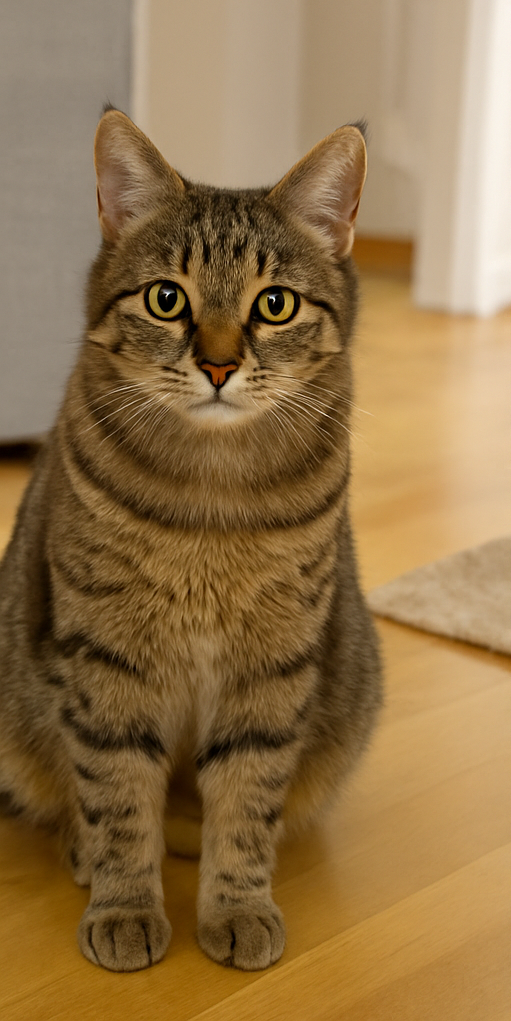
#> input picture image.png, 511 x 1021 px, given in place of image.jpg, which was not available
$ python cartoon_sketch.py --input path/to/image.jpg
#> lines starting #> are read from the running program, lines starting #| are printed output that depends on the picture; after the words box and inside, x2 and y2 are one past the last pixel; in counts of white or black regions, pixels touching at a corner belong together; pictures that were not available may be replaced by others from this repository, and a replacement may not be noted
#!/usr/bin/env python3
"""
Karikatür / Sketch Efekti – Mini Proje (OpenCV)
------------------------------------------------
Bu script, bir görüntü üzerinde iki farklı çıktı üretir:
  1) Pencil Sketch (kurşun kalem çizimi etkisi)
  2) Cartoon (çizgi film) etkisi
Ayrıca önce–sonra (yan yana) kolajlarını kaydeder.

Kullanım:
  python cartoon_sketch.py --input path/to/image.jpg

Opsiyonel:
  python cartoon_sketch.py --input image.jpg --show           # Pencerede göster
  python cartoon_sketch.py --input image.jpg --no-save        # Kaydetmeden sadece göster
  python cartoon_sketch.py --webcam                           # Webcam canlı önizleme

Gereksinimler:
  pip install opencv-python numpy

Çıktılar (varsayılan out/ klasörüne kaydedilir):
  - *_sketch.png            : Sketch çıktısı
  - *_cartoon.png           : Cartoon çıktısı
  - *_before_after_sketch.png
  - *_before_after_cartoon.png

Notlar:
  - Sketch: "color dodge" yaklaşımı kullanır (invert + blur + divide)
  - Cartoon: bilateral filter + kenar maskesi (adaptive threshold)
"""

import argparse
import os
from datetime import datetime

import cv2
import numpy as np

try:
    from PIL import Image, ImageDraw, ImageFont
    PIL_AVAILABLE = True
except Exception:
    PIL_AVAILABLE = False


def ensure_out_dir(out_dir: str) -> None:
    os.makedirs(out_dir, exist_ok=True)


def read_image(path: str) -> np.ndarray:
    img = cv2.imread(path, cv2.IMREAD_COLOR)
    if img is None:
        raise FileNotFoundError(f"Görüntü okunamadı: {path}")
    return img


def resize_max(img: np.ndarray, max_side: int = 1280) -> np.ndarray:
    h, w = img.shape[:2]
    scale = min(max_side / max(h, w), 1.0)
    if scale < 1.0:
        img = cv2.resize(img, (int(w * scale), int(h * scale)), interpolation=cv2.INTER_AREA)
    return img


def to_sketch(img_bgr: np.ndarray, blur_ksize: int = 21, blur_sigma: int = 0) -> np.ndarray:
    """Kurşun kalem çizimi etkisi (grayscale)."""
    gray = cv2.cvtColor(img_bgr, cv2.COLOR_BGR2GRAY)
    inv = 255 - gray
    blur = cv2.GaussianBlur(inv, (blur_ksize, blur_ksize), blur_sigma)
    # color dodge: divide(gray, 255 - blur)
    dodge = cv2.divide(gray, 255 - blur, scale=256)
    sketch_bgr = cv2.cvtColor(dodge, cv2.COLOR_GRAY2BGR)
    return sketch_bgr


def to_cartoon(img_bgr: np.ndarray,
               bilateral_iter: int = 5,
               d: int = 9,
               sigma_color: int = 75,
               sigma_space: int = 75,
               edge_block_size: int = 9,
               edge_C: int = 2) -> np.ndarray:
    """Çizgi film etkisi: yumuşatma + kenar maskesi."""
    filtered = img_bgr.copy()
    for _ in range(bilateral_iter):
        filtered = cv2.bilateralFilter(filtered, d=d, sigmaColor=sigma_color, sigmaSpace=sigma_space)

    gray = cv2.cvtColor(img_bgr, cv2.COLOR_BGR2GRAY)
    gray = cv2.medianBlur(gray, 7)
    edges = cv2.adaptiveThreshold(gray, 255, cv2.ADAPTIVE_THRESH_MEAN_C,
                                  cv2.THRESH_BINARY, blockSize=edge_block_size, C=edge_C)
    edges = cv2.cvtColor(edges, cv2.COLOR_GRAY2BGR)

    cartoon = cv2.bitwise_and(filtered, edges)
    return cartoon

# [41 lines left out: functions _ascii_fallback, draw_text_utf8, fit_to_window, not called in this run]


def make_before_after(original: np.ndarray, processed: np.ndarray, label_left: str, label_right: str) -> np.ndarray:
    h1, w1 = original.shape[:2]
    h2, w2 = processed.shape[:2]
    h = min(h1, h2)
    if h1 != h:
        original = cv2.resize(original, (int(w1 * h / h1), h), interpolation=cv2.INTER_AREA)
    if h2 != h:
        processed = cv2.resize(processed, (int(w2 * h / h2), h), interpolation=cv2.INTER_AREA)

    pad = 50
    w_total = original.shape[1] + processed.shape[1]
    bar = np.full((pad, w_total, 3), 245, dtype=np.uint8)

    def put(text, x, y):
        cv2.putText(bar, text, (x, y), cv2.FONT_HERSHEY_SIMPLEX, 0.8, (50, 50, 50), 2, cv2.LINE_AA)

    put(label_left, 15, 32)
    put(label_right, original.shape[1] + 15, 32)

    combo = np.hstack([original, processed])
    out = np.vstack([bar, combo])
    return out


def auto_basename(path: str) -> str:
    base = os.path.splitext(os.path.basename(path))[0]
    ts = datetime.now().strftime("%Y%m%d_%H%M%S")
    return f"{base}_{ts}"


def process_image(path: str, out_dir: str, show: bool, save: bool) -> None:
    ensure_out_dir(out_dir)
    img = read_image(path)
#> in read_image, img is the input picture: shape (1021, 511, 3); mean B, G, R 72.8, 114.8, 145
    img = resize_max(img, 1600)

    sketch = to_sketch(img)
#> in to_sketch, `gray = cv2.cvtColor(img_bgr, cv2.COLOR_BGR2GRAY)`:
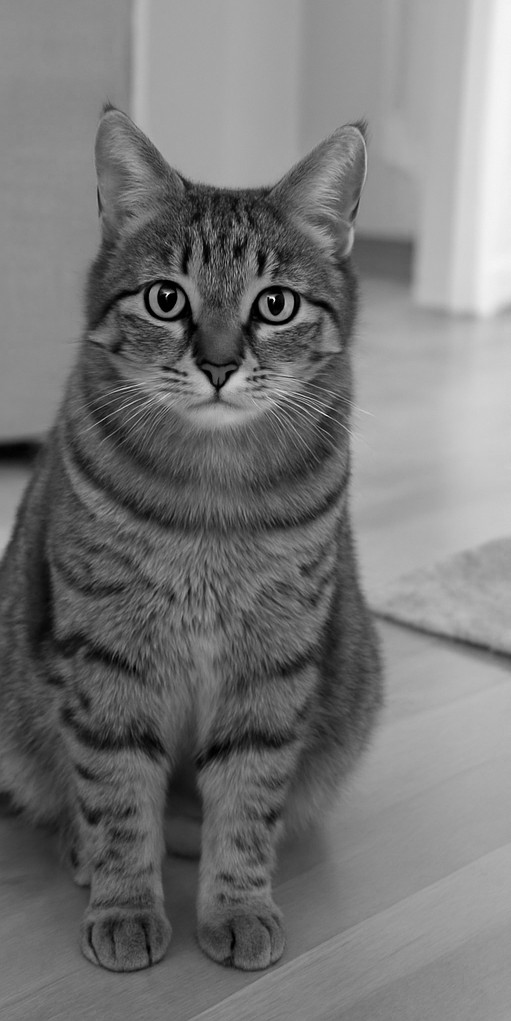
#> gray: shape (1021, 511); min 0, max 255, mean 119.1
#> in to_sketch, `inv = 255 - gray`:
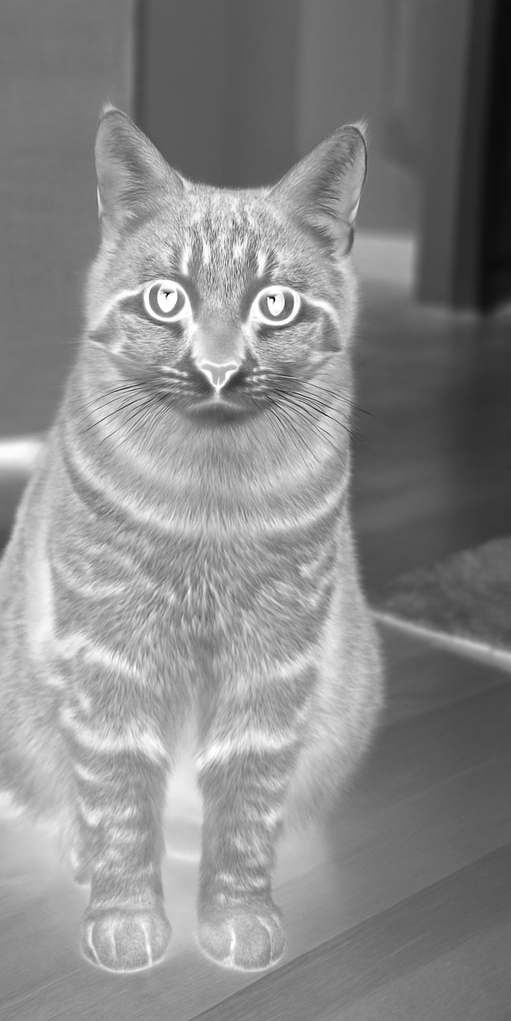
#> inv: shape (1021, 511); min 0, max 255, mean 135.9
    cartoon = to_cartoon(img)
#> in to_cartoon, `edges = cv2.adaptiveThreshold(gray, 255, cv2.ADAPTIVE_THRESH_MEAN_C, c..`:
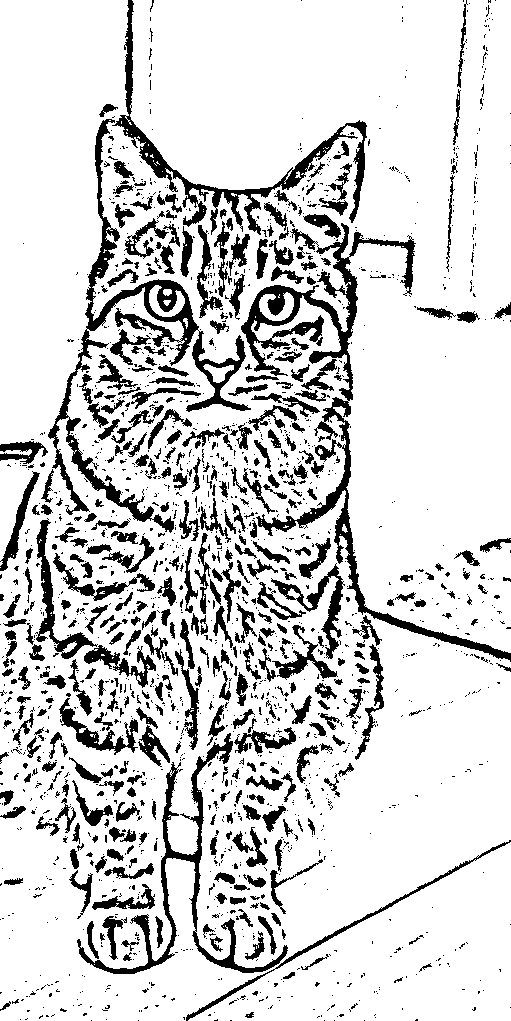
#> edges: shape (1021, 511); 83.3% white; 1854 black regions (1438 under 20 px), largest, box (x1, y1, x2, y2) and area: (241, 223, 511, 662) 9790, (48, 119, 251, 533) 8257, (112, 0, 367, 235) 4924

    before_after_sketch = make_before_after(img, sketch, "Önce", "Sketch")
#> in put (call 2), `cv2.putText(bar, text, (x, y), cv2.FONT_HERSHEY_SIMPLEX, 0.8, (50, 50,..`: bar: shape (50, 1022, 3); min 50, max 245, mean 239.8
#> in make_before_after, `combo = np.hstack([original, processed])`:
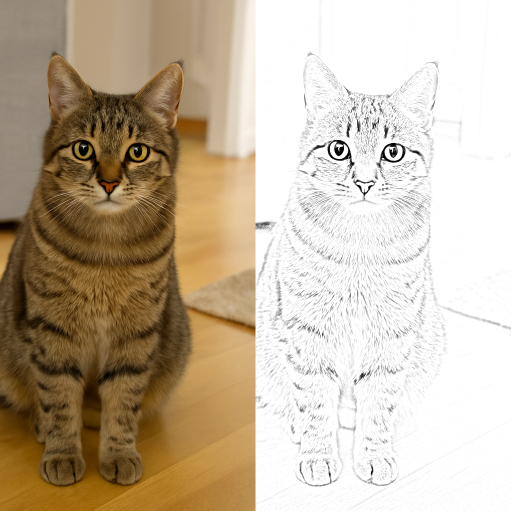
#> combo: shape (1021, 1022, 3) (shown at 1/2 size); mean B, G, R 159.6, 180.6, 195.6
    before_after_cartoon = make_before_after(img, cartoon, "Önce", "Cartoon")
#> call 2 of make_before_after, with label_left = 'Önce', label_right = 'Cartoon'
#> call 4 of put, with text = 'Cartoon', x = 526, y = 32
#> in put (call 4), `cv2.putText(bar, text, (x, y), cv2.FONT_HERSHEY_SIMPLEX, 0.8, (50, 50,..`:
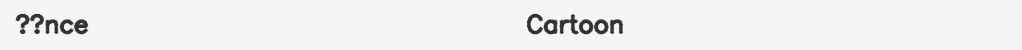
#> bar: shape (50, 1022, 3); min 50, max 245, mean 239.6
#> in make_before_after (call 2), `combo = np.hstack([original, processed])`:
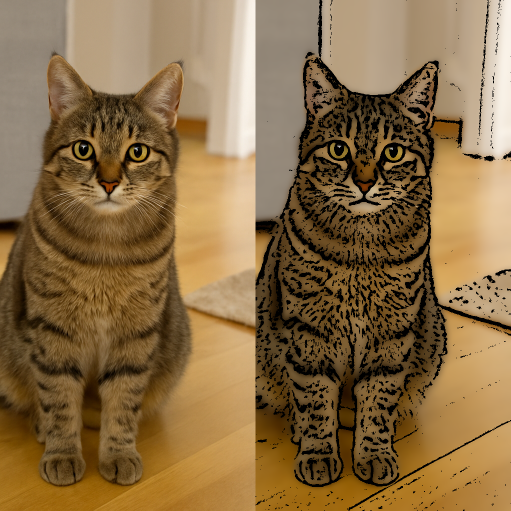
#> combo: shape (1021, 1022, 3) (shown at 1/2 size); mean B, G, R 69.7, 108.6, 136.5
#> in make_before_after (call 2), `out = np.vstack([bar, combo])`:
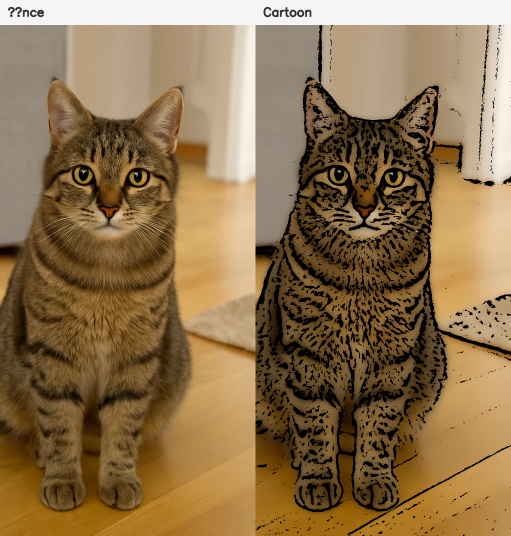
#> out: shape (1071, 1022, 3) (shown at 1/2 size); mean of channels 0, 1, 2 77.6, 114.7, 141.3; drawn as B, G, R

    if save:
        base = auto_basename(path)
        cv2.imwrite(os.path.join(out_dir, f"{base}_sketch.png"), sketch)
        cv2.imwrite(os.path.join(out_dir, f"{base}_cartoon.png"), cartoon)
        cv2.imwrite(os.path.join(out_dir, f"{base}_before_after_sketch.png"), before_after_sketch)
        cv2.imwrite(os.path.join(out_dir, f"{base}_before_after_cartoon.png"), before_after_cartoon)
        print(f"Kaydedildi: {out_dir}")

    if show:
        cv2.imshow("Sketch", before_after_sketch)
        cv2.imshow("Cartoon", before_after_cartoon)
        cv2.waitKey(0)
        cv2.destroyAllWindows()


# [38 lines left out: function webcam_loop, not called in this run]


if __name__ == "__main__":
    parser = argparse.ArgumentParser(description="Cartoon/Sketch efekti ile önce-sonra çıktı üreten mini proje")
    src = parser.add_mutually_exclusive_group(required=True)
    src.add_argument("--input", type=str, help="Giriş görüntü yolu")
    src.add_argument("--webcam", action="store_true", help="Webcam'den canlı önizleme")

    parser.add_argument("--out", type=str, default="out", help="Çıktı klasörü (varsayılan: out)")
    parser.add_argument("--show", action="store_true", help="Sonuç pencerelerini göster")
    parser.add_argument("--no-save", action="store_true", help="Dosyaları kaydetme")
    parser.add_argument("--maxw", type=int, default=1280, help="Pencere için maksimum genişlik")
    parser.add_argument("--maxh", type=int, default=720, help="Pencere için maksimum yükseklik")
    parser.add_argument("--downscale", type=int, default=480, help="Webcam kare uzun kenar limiti")
    parser.add_argument("--layout", type=str, default="vertical",
                    choices=["vertical","horizontal","cartoon","sketch"],
                    help="Görüntü düzeni: dikey, yatay, sadece cartoon veya sadece sketch")


    args = parser.parse_args()
    save = not args.no_save

    if args.webcam:
        webcam_loop(max_w=args.maxw, max_h=args.maxh)
    else:
        process_image(args.input, args.out, show=args.show, save=save)
